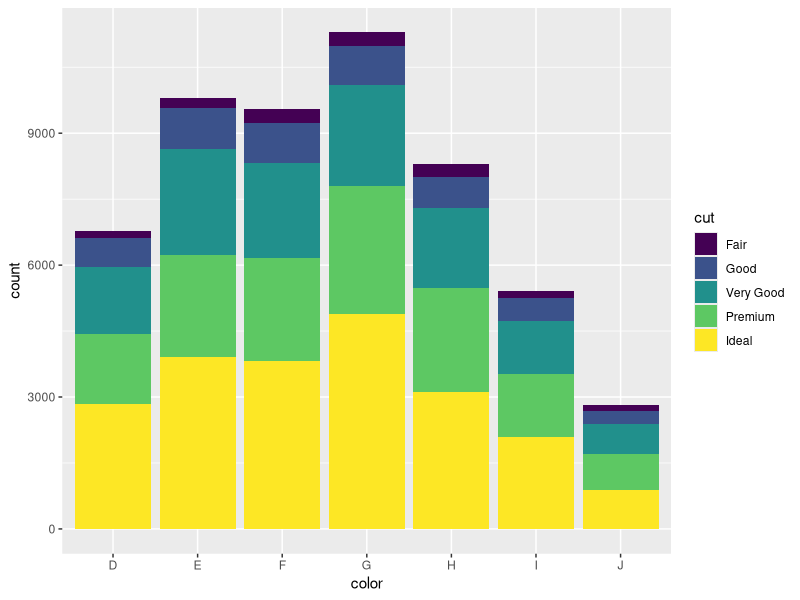
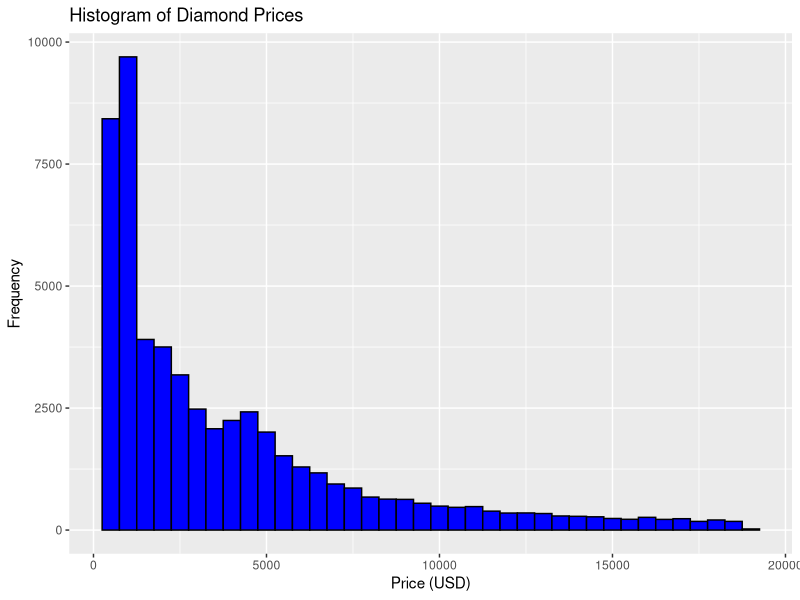
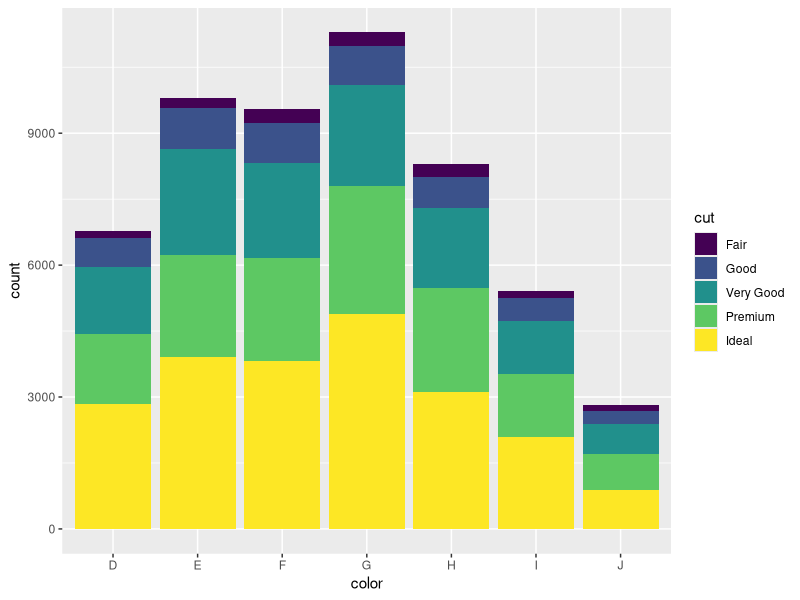

Here is the R script that generated these plots, in order:
## ---- chunk 1
#| label: code-chunk-example
#| echo: true
#| output: true
#| output-location: fragment

library(tidyverse)                               

diamonds %>% ggplot(aes(x = color, fill = cut)) + 
    geom_bar()
## ---- chunk 2
#| label: code-highlighting
#| echo: true
#| output: false
#| code-line-numbers: "3,4"
#| highlight-style: github
#| code-overflow: wrap

library(tidyverse)

diamonds %>% ggplot(aes(x = price)) +
  geom_histogram(binwidth = 500, fill = "blue", color = "black") +
  labs(title = "Histogram of Diamond Prices", 
       x = "Price (USD)", 
       y = "Frequency")

## ---- chunk 3
#| label: code-annotations
#| echo: true
#| output-location: fragment

library(tidyverse)                                # <1>

diamonds %>% ggplot(aes(x = color, fill = cut)) + # <2>
    geom_bar()
